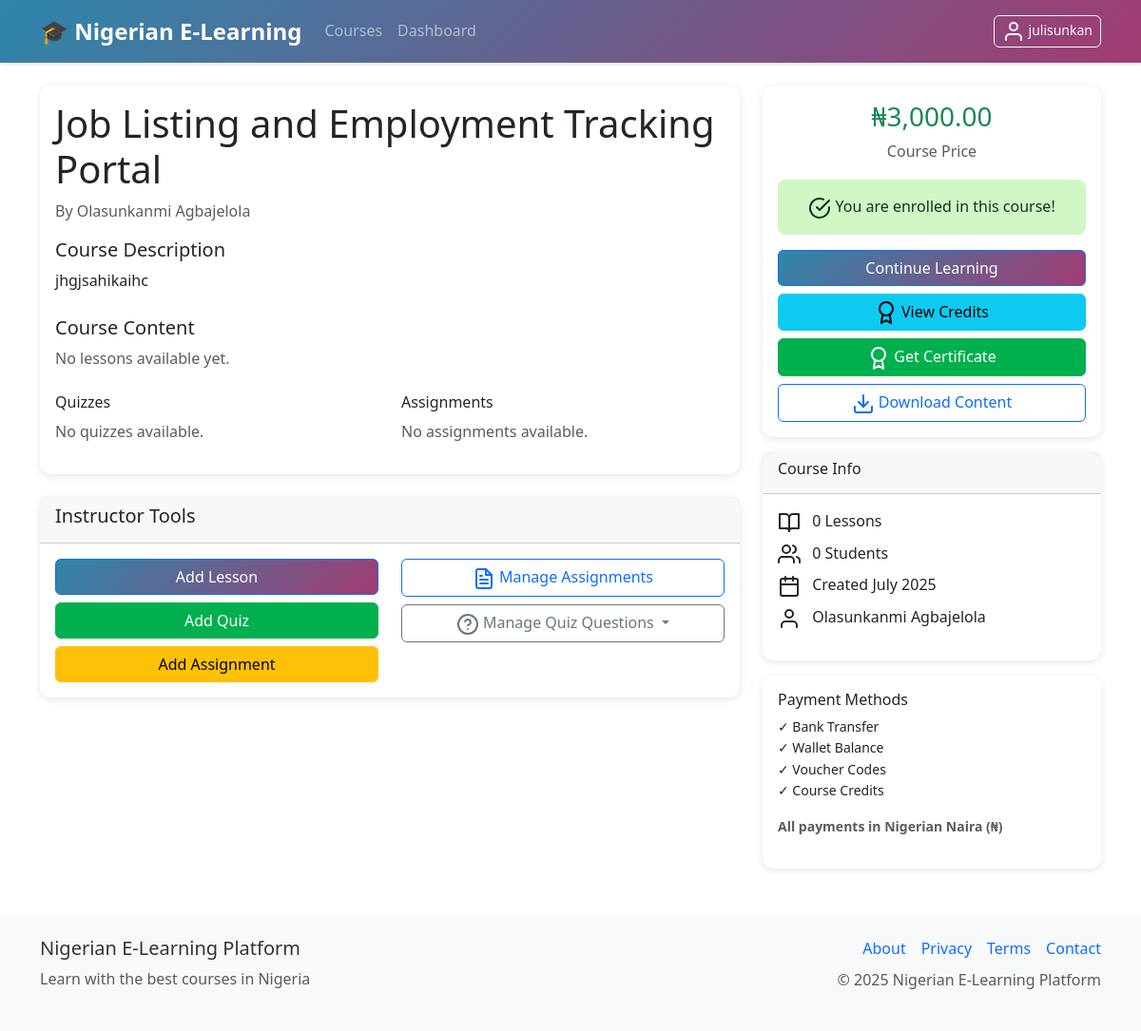
Page /courses/1 (signed in) on the earlier database version.
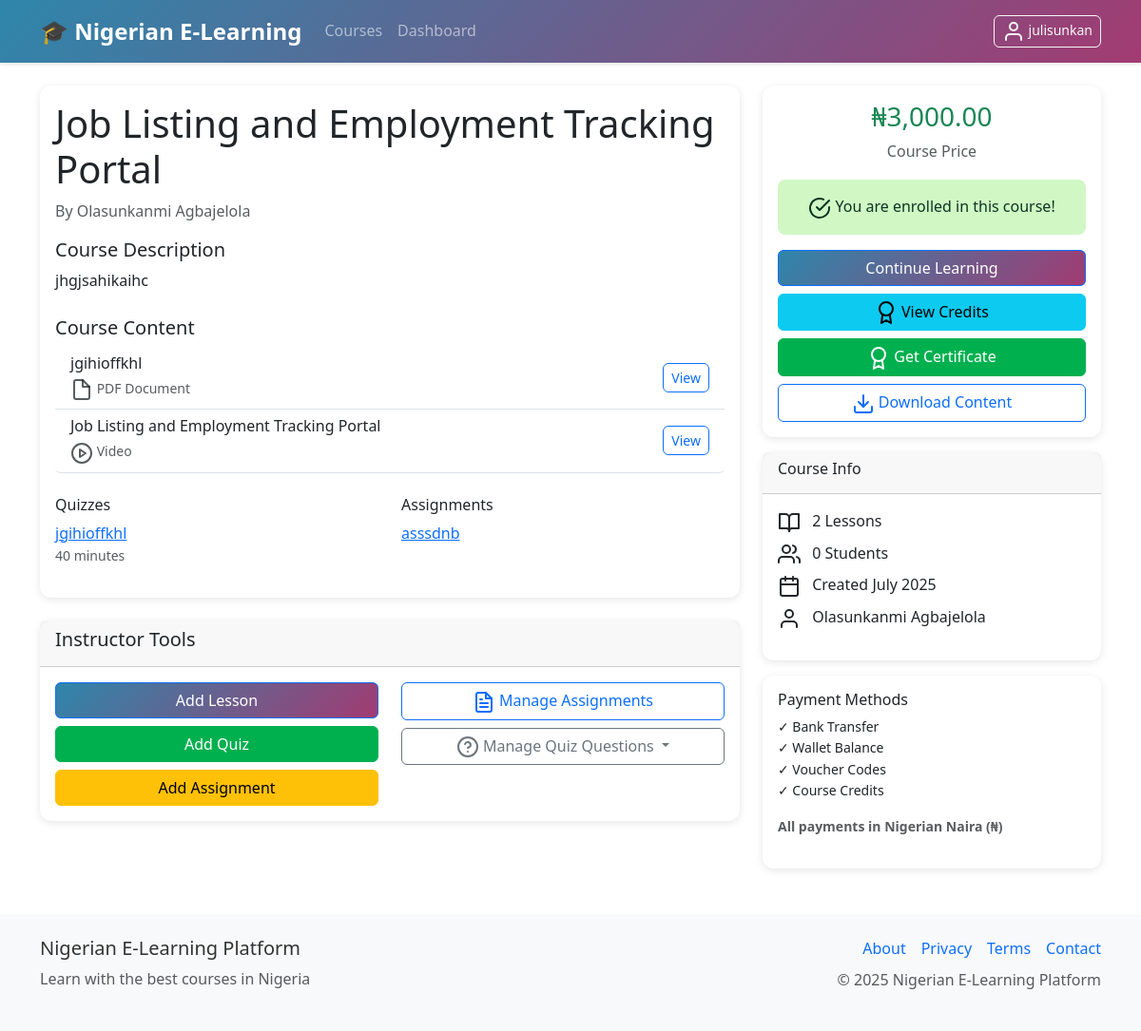
Same page on the later database version.
### models.py (models this page shows, shortened)
class Lesson(db.Model):
    id = db.Column(db.Integer, primary_key=True)
    title = db.Column(db.String(200), nullable=False)
    description = db.Column(db.Text)  # Added description field
    content = db.Column(db.Text)
    content_type = db.Column(db.String(20), nullable=False)  # text, pdf, video
    file_path = db.Column(db.String(500))  # for PDF uploads
    video_url = db.Column(db.String(500))  # for video embeds
    order = db.Column(db.Integer, default=0)
    duration = db.Column(db.Integer)  # Added duration field for templates
    course_id = db.Column(db.Integer, db.ForeignKey('course.id'), nullable=False)
    created_at = db.Column(db.DateTime, default=datetime.utcnow)

class Quiz(db.Model):
    id = db.Column(db.Integer, primary_key=True)
    title = db.Column(db.String(200), nullable=False)
    description = db.Column(db.Text)
    course_id = db.Column(db.Integer, db.ForeignKey('course.id'), nullable=False)
    time_limit = db.Column(db.Integer, default=30)  # minutes
    max_attempts = db.Column(db.Integer, default=3)
    is_active = db.Column(db.Boolean, default=True)
    max_credits = db.Column(db.Integer, default=10)  # Maximum credits for this quiz
    pass_threshold = db.Column(db.Float, default=70.0)  # Minimum percentage to earn credits
    created_at = db.Column(db.DateTime, default=datetime.utcnow)
    questions = db.relationship('QuizQuestion', backref='quiz', lazy='dynamic', cascade='all, delete-orphan')
    attempts = db.relationship('QuizAttempt', backref='quiz', lazy='dynamic', cascade='all, delete-orphan')

class Assignment(db.Model):
    id = db.Column(db.Integer, primary_key=True)
    title = db.Column(db.String(200), nullable=False)
    description = db.Column(db.Text)
    instructions = db.Column(db.Text)
    course_id = db.Column(db.Integer, db.ForeignKey('course.id'), nullable=False)
    due_date = db.Column(db.DateTime)
    max_points = db.Column(db.Integer, default=100)
    is_active = db.Column(db.Boolean, default=True)
    max_credits = db.Column(db.Integer, default=15)  # Maximum credits for this assignment
    pass_threshold = db.Column(db.Float, default=60.0)  # Minimum percentage to earn credits
    created_at = db.Column(db.DateTime, default=datetime.utcnow)
    submissions = db.relationship('AssignmentSubmission', backref='assignment', lazy='dynamic', cascade='all, delete-orphan')

### routes.py (the view)
@app.route('/courses/<int:course_id>')
def course_detail(course_id):
    course = Course.query.get_or_404(course_id)
    if not current_user.is_authenticated or current_user.role not in ['admin', 'instructor', 'tutor']:
        if course.approval_status != 'approved':
            flash('Course not available', 'danger')
            return redirect(url_for('courses'))
    elif current_user.role == 'tutor' and course.instructor_id != current_user.id and course.approval_status != 'approved':
        flash('Course not available', 'danger')
        return redirect(url_for('courses'))
    user_enrolled = False
    if current_user.is_authenticated:
        user_enrolled = current_user.can_access_course(course)
    return render_template('courses/detail.html', course=course, user_enrolled=user_enrolled)

### app.py (called while the page is built)
@login_manager.user_loader
def load_user(user_id):
    from models import User
    return User.query.get(int(user_id))

### models.py (called while the page is built, shortened)
    def can_access_course(self, course):
        if self.role in ['admin', 'instructor', 'tutor']:
            return True

### routes.py (called while the page is built)
@app.context_processor
def inject_settings():
    settings = SystemSettings.query.first()
    return dict(settings=settings)

### templates/courses/detail.html (shortened to what the changed rows need)
{% extends "base.html" %}
{% block content %}
<div class="row">
    <div class="col-lg-8">
        <div class="card">
            <div class="card-body">
                <h1>{{ course.title }}</h1>
                <div class="mb-4">
                    <h5>Course Content</h5>
                    {% set lessons = course.lessons.order_by('order').all() %}
                    {% if lessons %}
                    <div class="list-group">
                        {% for lesson in lessons %}
                        <div class="list-group-item d-flex justify-content-between align-items-center">
                            <div>
                                <h6 class="mb-1">{{ lesson.title }}</h6>
                                <small class="text-muted">
                                    {% if lesson.content_type == 'text' %}
                                    <i data-feather="file-text"></i> Text Content
                                    {% elif lesson.content_type == 'pdf' %}
                                    <i data-feather="file"></i> PDF Document
                                    {% elif lesson.content_type == 'video' %}
                                    <i data-feather="play-circle"></i> Video
                                    {% endif %}
                                </small>
                            </div>
                            {% if user_enrolled %}
                            <a href="{{ url_for('view_lesson', lesson_id=lesson.id) }}" class="btn btn-sm btn-outline-primary">View</a>
                            {% else %}
                            <i data-feather="lock" class="text-muted"></i>
                            {% endif %}
                        </div>
                        {% endfor %}
                    </div>
                    {% else %}
                    <p class="text-muted">No lessons available yet.</p>
                    {% endif %}
                </div>
                {% if user_enrolled %}
                <div class="row">
                    <div class="col-md-6">
                        <h6>Quizzes</h6>
                        {% set quizzes = course.quizzes.filter_by(is_active=True).all() %}
                        {% if quizzes %}
                        <ul class="list-unstyled">
                            {% for quiz in quizzes %}
                            <li class="mb-2">
                                <a href="{{ url_for('take_quiz', quiz_id=quiz.id) }}">{{ quiz.title }}</a>
                                <small class="text-muted d-block">{{ quiz.time_limit }} minutes</small>
                            </li>
                            {% endfor %}
                        </ul>
                        {% else %}
                        <p class="text-muted">No quizzes available.</p>
                        {% endif %}
                    </div>
                    <div class="col-md-6">
                        <h6>Assignments</h6>
                        {% set assignments = course.assignments.filter_by(is_active=True).all() %}
                        {% if assignments %}
                        <ul class="list-unstyled">
                            {% for assignment in assignments %}
                            <li class="mb-2">
                                <a href="{{ url_for('submit_assignment', assignment_id=assignment.id) }}">{{ assignment.title }}</a>
                            </li>
                            {% endfor %}
                        </ul>
                        {% else %}
                        <p class="text-muted">No assignments available.</p>
                        {% endif %}
                    </div>
                </div>
                {% endif %}
            </div>
        </div>
    </div>
    <div class="col-lg-4">
        <div class="card mt-3">
            <div class="card-body">
                <ul class="list-unstyled">
                    <li class="mb-2">
                        <i data-feather="book-open" class="me-2"></i>
                        {{ course.lessons.count() }} Lessons
                    </li>
                    <li class="mb-2">
                        <i data-feather="users" class="me-2"></i>
                        {{ course.enrollments.filter_by(status='approved').count() }} Students
                    </li>
                    <li class="mb-2">
                        <i data-feather="calendar" class="me-2"></i>
                        Created {{ course.created_at.strftime('%B %Y') }}
                    </li>
                    <li class="mb-2">
                        <i data-feather="user" class="me-2"></i>
                        {{ course.instructor.first_name }} {{ course.instructor.last_name }}
                    </li>
                </ul>
            </div>
        </div>
    </div>
</div>
{% endblock %}

Differences in the rows shown:
added Lesson: title "jgihioffkhl", content_type "pdf" (drawn)
added Lesson: title "Job Listing and Employment Tracking Portal", content_type "video" (drawn)
added Quiz: title "jgihioffkhl", time_limit "40"
added Assignment: title "asssdnb"
Other differences:
{{ course.lessons.count() }}: "0" → "2"
text no longer shown: "No lessons available yet. No quizzes available. No assignments available."
